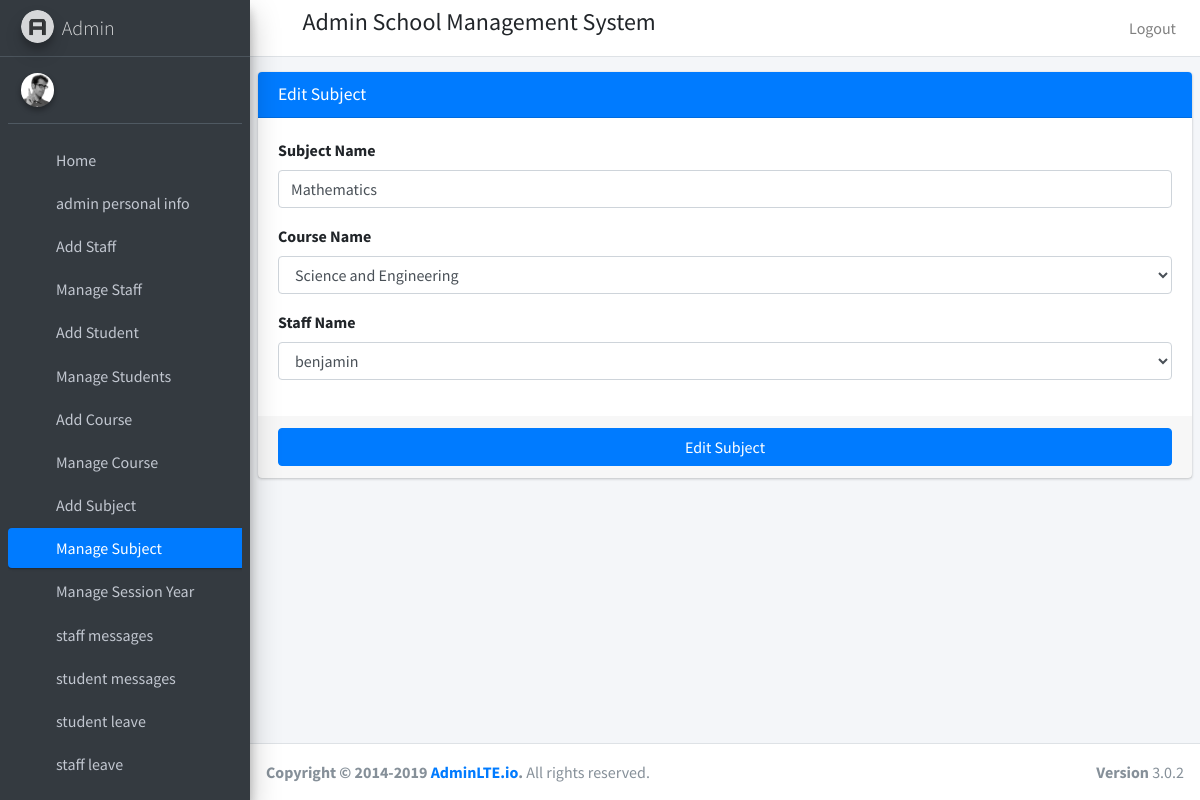
/edit-subject/1, run on the app's committed database.
### backend/models.py (models this page shows)
class Subject(models.Model):
    subject_name = models.CharField(max_length=80)
    staff = models.ForeignKey(CustomUser,on_delete=models.CASCADE)
    course = models.ForeignKey(Course,on_delete=models.CASCADE)
    created_at = models.DateTimeField(auto_now_add=True)
    updated_at = models.DateTimeField(auto_now_add=True)

class Course(models.Model):
    course_name = models.CharField(max_length=80)
    created_at = models.DateTimeField(auto_now_add=True)
    updated_at = models.DateTimeField(auto_now_add=True)
    def __str__(self):
        return self.course_name

class CustomUser(AbstractUser):
    user_type_data = ((1,"AdminHod"),(2,"Staff"),(3,"Student"))
    user_type = models.CharField(default=1,choices=user_type_data,max_length=40)

### backend/hodviews.py (the view, shortened to what this page needs)
# urls.py: path('edit-subject/<int:id>', hodviews.edit_subject,name='edit-subject'),
def edit_subject(request,id):
    subjects = Subject.objects.get(id=id)
    courses = Course.objects.all()
    staffs = CustomUser.objects.filter(user_type=2)
    context = {
        'courses':courses,
        'staffs':staffs,
        'subject':subjects,
        'id':id
    }
    return render(request,'adminhod/edit-subject.html',context)

### backend/templates/adminhod/edit-subject.html (shortened to what this page needs)
{% extends 'adminhod/admin-base.html'%}
{% block main_content %}
<div class="col-md-12">
    <div class="card card-primary">
        <div class="card-header">
          <h3 class="card-title">Edit Subject</h3>
        </div>
        <form method="POST" role="form">
          <div class="card-body">
            <div class="form-group">
              <label>Subject Name</label>
              <input type="text" class="form-control" placeholder="Enter Subject Name" name="subject" value="{{subject.subject_name}}">
            </div>
            <div class="form-group">
                <label for="exampleInputEmail1">Course Name</label>
                <select class="form-control" name="course">
                    {% for course in courses %}
                    <option value="{{course.id}}" {% if course.id == subject.course.id %} selected {% endif %}>{{course}}</option>
                    {% endfor %}
                </select>
              </div>
              <div class="form-group">
                <label for="exampleInputEmail1">Staff Name</label>
                <select class="form-control" name="staff">
                    {% for staff in staffs %}
                    <option value="{{staff.id}}" {% if staff.id == subject.staff.id %} selected {% endif %}>{{staff}}</option>
                    {% endfor %}
                </select>
              </div>
          </div>
          <div class="card-footer">
            <button type="submit" class="btn btn-primary btn-block">Edit Subject</button>
          </div>
        </form>
      </div>
</div>
{% endblock%}

### data on the page
Subject: subject "Mathematics", course "Science and Engineering", staff "benjamin"
